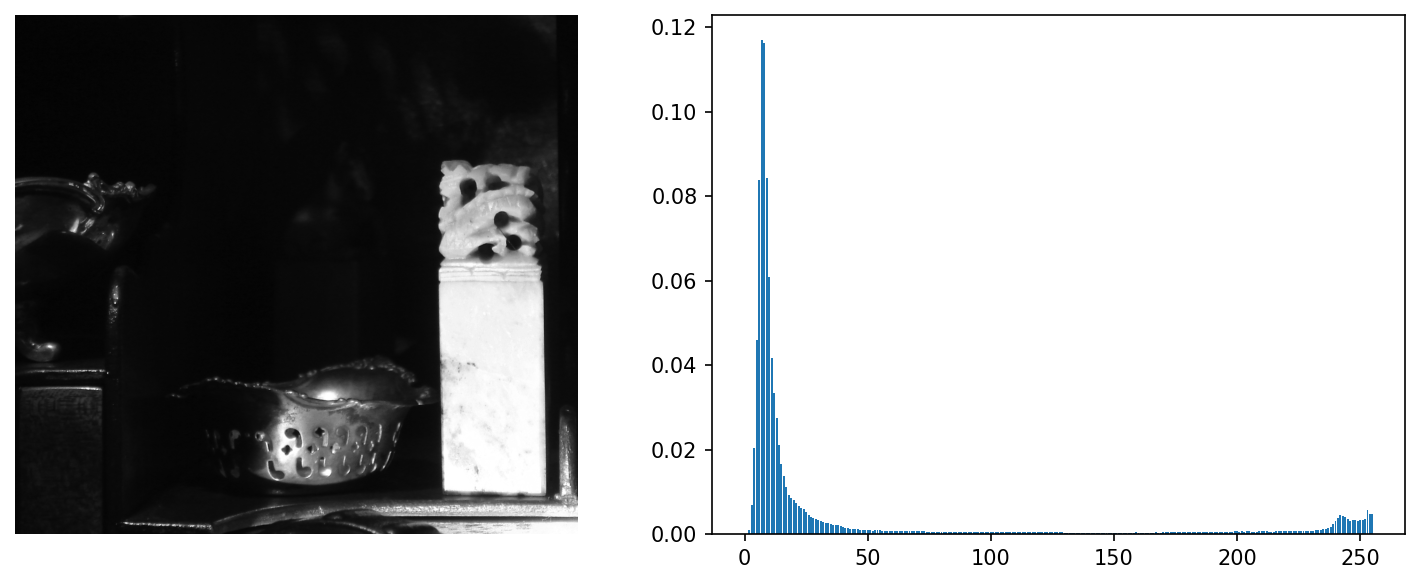

Source code (Python):
import numpy as np
import matplotlib.pyplot as plt
from PIL import Image
from libDIPUM.data_path import dip_data

# %% Figure 3.24
# Image of hidden horse and its histogram

# %% Data
f = np.array(Image.open(dip_data('hidden-horse.tif')))
if f.ndim == 3:
    f = f[..., 0]

# %% Obtain normalized histogram of the image.
counts, _ = np.histogram(f.ravel(), bins=np.arange(-0.5, 256.5, 1.0))
pf = counts.astype(float) / f.size

# %% Display
fig = plt.figure(1, figsize=(10, 4))

plt.subplot(1, 2, 1)
plt.imshow(f, cmap='gray')
plt.axis('off')

plt.subplot(1, 2, 2)
plt.bar(np.arange(256), pf)
#plt.axis('square')

plt.tight_layout()
fig.savefig('Figure324.png', dpi=150, bbox_inches='tight')
plt.show()
